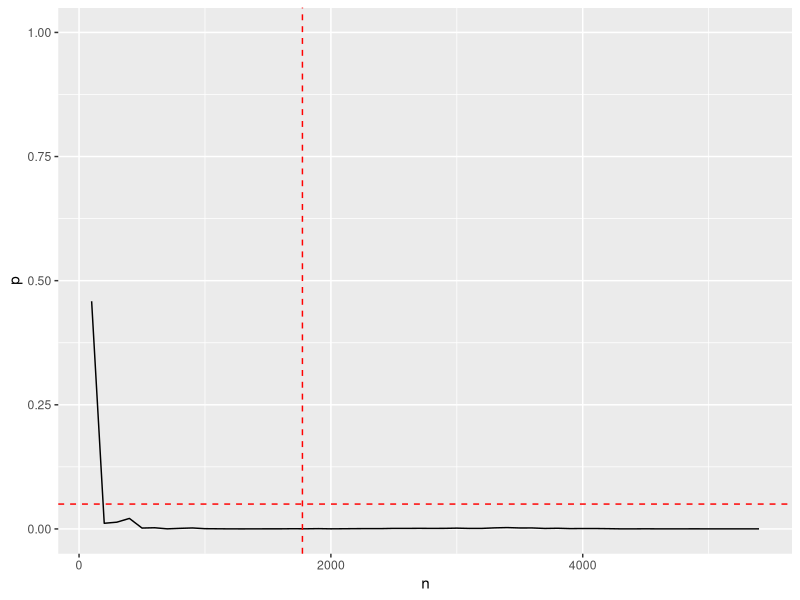
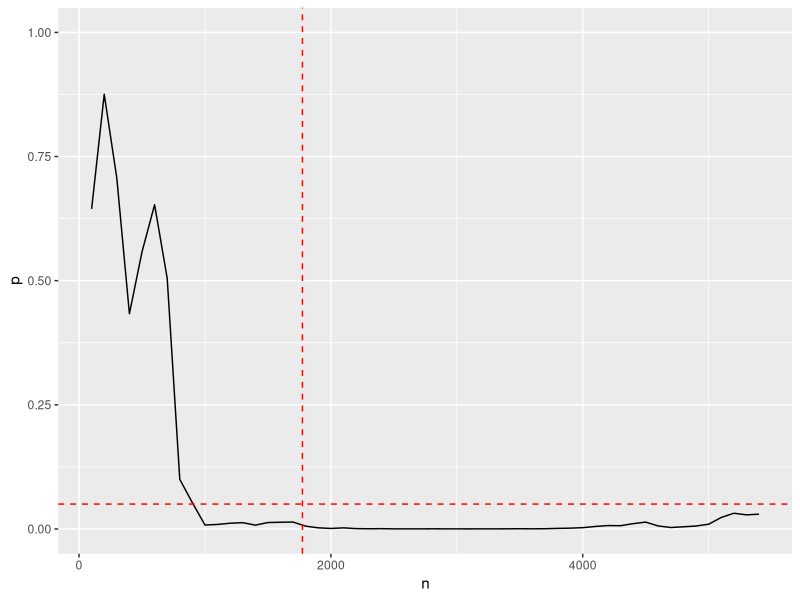

Here is the R script that generated these plots, in order: (Note: this script raises an error after producing the figures.)
## ---- chunk 1
knitr::opts_chunk$set(echo = TRUE)

library("ggplot2")
library("tibble")
library("purrr")
library("dplyr")
## ---- chunk 2
cr_a <- 0.1
## ---- chunk 3
up <- 30
## ---- chunk 4
cr_b <- cr_a + cr_a * up / 100
cr_b
## ---- chunk 5
sig <- 0.05
power <- 0.8
## ---- chunk 6
n_group <- ceiling(power.prop.test(p1 = cr_a, p2 = cr_b, sig.level = sig, power = power)$n)
n_group
## ---- chunk 7
test <- function(ca, cb, cn) { 
  prop.test(c(ca, cb), c(cn, cn), conf.level = 1 - sig)$p.value
}

run <- function(b, n, cr_a, cr_b) {
  n <- ceiling(n / b)
  ns <- seq(b, by = b, length.out = n)
  sc_a <- cumsum(rbinom(n, b, cr_a))
  sc_b <- cumsum(rbinom(n, b, cr_b))
  
  ps <- mapply(test, sc_a, sc_b, ns)
  
  tibble(n = ns, ca = sc_a, cb = sc_b, p = ps)
}
## ---- chunk 8
b <- 100
n <- n_group * 3
## ---- chunk 9
set.seed(1213)
e1 <- run(b, n, cr_a, cr_b)

ggplot(e1, aes(n, p)) + 
  geom_line() + 
  geom_hline(yintercept = sig, colour = "red", linetype = "dashed") +
  geom_vline(xintercept = n_group, colour = "red", linetype = "dashed") +
  ylim(c(0, 1))
## ---- chunk 10
r <- function(i) {
  set.seed(1000 + i)
  e <- run(b, n, cr_a, cr_a)
  
  c(seed = 1000+i, cnt = sum(e$p[1:floor(n_group / b)] < sig))
}

e2 <- lapply(1:1000, r)
e2 <- do.call(rbind, e2)

head(e2[order(e2[, "cnt"], decreasing = TRUE), ])
## ---- chunk 11
set.seed(1563)
e <- run(b, n, cr_a, cr_a)
  
ggplot(e, aes(n, p)) + 
  geom_line() + 
  geom_hline(yintercept = sig, colour = "red", linetype = "dashed") +
  geom_vline(xintercept = n_group, colour = "red", linetype = "dashed") +
  ylim(c(0, 1))
## ---- chunk 12
e %>%
  gather(ca, cb, key = "version", value = "count") %>%
  ggplot(aes(n, count, colour = version)) +
  geom_line() +
  geom_vline(xintercept = n_group, colour = "red", linetype = "dashed")
## ---- chunk 13
l1 <- rerun(10, run(b, n, cr_a, cr_b))
l1 <- do.call(rbind, l1)

matplot(t(l1), type = "l", col = rgb(0, 0, 0, 0.2), lty = 1)
abline(h = sig, col = 2, lty = 2)
abline(v = ceiling(n_group/b), col = 2, lty = 2)

s <- ceiling(n_group/b)

prop.table(table(rowSums(l1[, s, drop = FALSE] > 0.05) > 0))
## ---- chunk 14
l1 <- rerun(10, run(b, n, cr_a, cr_b))
l1 <- bind_rows(l1, .id = "run")

ggplot(l1, aes(n, p, group = run)) +
  geom_line(colour = rgb(0, 0, 0, 0.2)) + 
  geom_vline(xintercept = n_group, colour = "red", linetype = "dashed") +
  geom_hline(yintercept = sig, colour = "red", linetype = "dashed")

l1 %>%
  filter(n > n_group) %>%
  group_by(run) %>%
  summarize(a = any(p > 0.05)) %>%
  select(a) %>%
  table() %>%
  prop.table() * 100
## ---- chunk 15
print(filter(l1, run == "1"), n=Inf)
## ---- chunk 16
a <- 
filter(l1, n == 1800) %>%
  rowwise() %>%
  do(power = power.prop.test(n = .$n, p1 = .$ca/.$n, p2 = .$cb/.$n, sig.level = 0.05)$power)
## ---- chunk 17
l1 <- rerun(10000, run(b, n, cr_a, cr_a))
l1 <- do.call(rbind, l1)

matplot(t(l1), type = "l", col = rgb(0, 0, 0, 0.2), lty = 1)
abline(h = sig, col = 2, lty = 2)
abline(v = ceiling(n_group/b), col = 2, lty = 2)

s <- ceiling(n_group/b)

prop.table(table(rowSums(l1[, s, drop = FALSE] < 0.05) > 0))
## ---- chunk 18
l2 <- rerun(100, run(b, n, cr_a, cr_a))
l2 <- bind_rows(l2, .id = "run")

ggplot(l2, aes(n, p, group = run)) +
  geom_line(colour = rgb(0, 0, 0, 0.2)) + 
  geom_vline(xintercept = n_group, colour = "red", linetype = "dashed") +
  geom_hline(yintercept = sig, colour = "red", linetype = "dashed")


l1 %>%
  filter(n == n_group) %>%
  group_by(run) %>%
  summarize(a = any(p < 0.05)) %>%
  select(a) %>%
  table() %>%
  prop.table() * 100

## ---- chunk 19
s <- ceiling(n_group/100)
e <- ceiling(n_group * 3 / 100)

prop.table(table(colSums(l[s, , drop = FALSE] < 0.05) > 0)) * 100
prop.table(table(colSums(l[s:e, , drop = FALSE] < 0.05) > 0)) * 100
prop.table(table(colSums(l[, , drop = FALSE] < 0.05) > 0)) * 100
